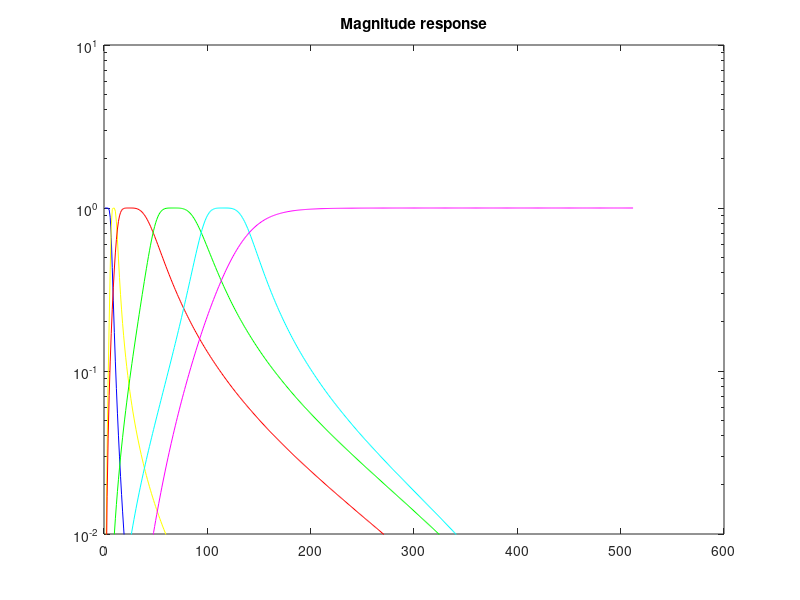

MATLAB code to generate this figure: (Note: this script raises an error after producing the figure.)
%%% Project 3:
% Name: Aibek Bekbergen, ID: 20202012
close all; clear all;  clc;

%% Problem 1.1
load m20202012_4.mat

H1 = freqz(B1,A1);
% figure; plot(abs(h1)); % this is to obtain linear scale, not necessary
figure; semilogy(abs(H1), 'b'); hold on % dB scale

H2 = freqz(B2,A2);
% figure; plot(abs(h2)); % this is to obtain linear scale, not necessary
semilogy(abs(H2), 'y'); hold on % dB scale

H3 = freqz(B3,A3);
% figure; plot(abs(h3)); % this is to obtain linear scale, not necessary
semilogy(abs(H3), 'r'); hold on % dB scale

H4 = freqz(B4,A4);
% figure; plot(abs(h4)); % this is to obtain linear scale, not necessary
semilogy(abs(H4), 'g'); hold on % dB scale

H5 = freqz(B5,A5);
% figure; plot(abs(h5)); % this is to obtain linear scale, not necessary
semilogy(abs(H5), 'c'); hold on % dB scale

H6 = freqz(B6,A6);
% figure; plot(abs(h6)); % linear scale
semilogy(abs(H6), 'm'); title('Magnitude response'); hold off 
ylim([0.01 10]);

%% Problem 1.2
clear all; close all; clc;

load drum.mat
load m20202012_4.mat

y1 = filter(B1, A1, a);
y2 = filter(B2, A2, a);
y3 = filter(B3, A3, a);
y4 = filter(B4, A4, a);
y5 = filter(B5, A5, a);
y6 = filter(B6, A6, a);
y = y1+y2+y3+y4+y5+y6;

sound(y, Fs);
y = y(100000 : 100000+35536);
figure; plot(y); title("drum.mat");
figure; freqz(y,1,35536); title("Magnitude Response");

%%  Problem 1.3
clear all; close all; clc;

load drum.mat
load m20202012_4.mat

H1 = freqz(B1*2,A1);
% figure; plot(abs(H1)); % this is to obtain linear scale, not necessary
figure; semilogy(abs(H1), 'b'); hold on % dB scale

H2 = freqz(B2,A2);
% figure; plot(abs(H2)); % this is to obtain linear scale, not necessary
semilogy(abs(H2), 'y'); hold on % dB scale

H3 = freqz(B3*0.5,A3);
% figure; plot(abs(H3)); % this is to obtain linear scale, not necessary
semilogy(abs(H3), 'r'); hold on % dB scale

H4 = freqz(B4*0.5,A4);
% figure; plot(abs(H4)); % this is to obtain linear scale, not necessary
semilogy(abs(H4), 'b'); hold on % dB scale

H5 = freqz(B5,A5);
% figure; plot(abs(H5)); % this is to obtain linear scale, not necessary
semilogy(abs(H5), 'm'); hold on % dB scale

H6 = freqz(B6*2,A6);
% figure; plot(abs(H6)); % this is to obtain linear scale, not necessary
semilogy(abs(H6), 'c'); title('Magnitude Response'); hold off % dB scale
ylim([0.01 10]);

%% Problem 1.4
y1 = filter(B1*10, A1, a);
y2 = filter(B2/2, A2, a);
y3 = filter(B3/5, A3, a);
y4 = filter(B4*6, A4, a);
y5 = filter(B5/14, A5, a);
y6 = filter(B6*9, A6, a);

y = y1+y2+y3+y4+y5+y6;
sound(y, Fs);

y = y(100000 : 100000+35536);
figure; plot(y); title("Input with Gain");
figure; freqz(y,1,35536); title("Magnitude Response");


%% Problem 2.1

clear all; close all; clc;

h = [1,1,1,1]/4; % our filter
x = [ones(1,32),zeros(1,32),zeros(1,32),ones(1,32)]; % input signal

% create zeros of length 32 * 4 = 128
q = zeros(1, 128);

% we create boundaries  conditions by adding q to the left 
% and right of our input signal
w = [q,x,q];

y = zeros(1, 160);

% now convolve our signal and filter
for n = 1 : 160
    sum = 0;
    for k = 1 : 4
        sum = sum + h(k)*w(n-k+128+1);
    end
    y(n) = sum;
end
figure; stem(y); title("convolution by for loop")
%% Problem 2.2
Hw = fft(h, 160);
Xw = fft(x, 160);

Yw = Hw.*Xw;
y = real(ifft(Yw));
figure; stem(y); title("convolution by fft/ifft");

%% Problem 2.3
w2  = [x, x, x]; % since input is now periodic

y3 = zeros(1, 128);

for n = 1 : 128
    sum = 0;
    for k = 1 : 4
        sum = sum + h(k)*w2(n-k+128+1);
    end
    y3(n) = sum;
end
figure; stem(y3(1:128)); title("convolution by using for loop");

%% Problem 2.4
Hw2 = fft(h, 128);
Xw2 = fft(w2, 128);
result = ifft(Hw2.*Xw2);
figure; stem(result); title("convolution by fft/ifft");
%% Problem 3.1

clear all; close all; clc; 

L = 1025;
M = 512;

P = M*3 + L;
w = hann(L);
w1 = zeros(P, 1);
w2 = zeros(P, 1);
w3 = zeros(P, 1);
w4 = zeros(P, 1);

w1((1:L)+3*M) = w;
w2((1:L)+2*M) = w;
w3((1:L)+M) = w;
w4((1:L)) = w;

x = w1 + w2 + w3 + w4;
t = 1:P;

figure; plot(t, w1, t, w2, t, w3, t, w4, t, x)

V = axis;
V(4) = 1.5;
axis(V)
%% Problem 3.2
clear all; close all; clc;

load flute.mat
figure; plot(a)

N = length(a);
L = 1025;
P = 512;
w = hann(L);

K = length(1:P:N)-2;
S = zeros(2048, K);

for p=1:K
    x = a((1:L) + (p-1)*P);
    x = w.*x;
    X = fft(x, 2048);
    S(:, p) = X;
end

figure; mesh(abs(S(1:1024,:))); view([0,0,1]);

%% Problem 3.3:

y = zeros(N, 1);

for p = 1:K
    X = S(:, p);
    x = real(ifft(X));
    y((1:L) + (p-1)*P) = y((1:L) + (p-1)*P) + x(1:L);
end

figure; plot(y)

figure; plot(y - a);

%% Problem 3.4
clear all; close all; clc;

load flute.mat
figure; plot(a);

N = length(a);
x = (1:N)/Fs;
[s,w,t] = spectrogram(a, hann(1025), 512, 2048, Fs, 'yaxis');

% % to find the sample of the first note with maximum peak
% for i = 1:1:50
%     time = i;
%     S = s(:, time);
%     figure(2); stem(w, abs(S));
%     title(i)
%     pause(1);
% end
% % the 25th sample has the maximum peak
% 
% % to find the sample of the fifth note with maximum peak
% for i = 210:1:250
%     time = i;
%     S = s(:, time);
%     figure(2); stem(w, abs(S));
%     title(i)
%     pause(1);
% end
% % the 210th sample has the maximum peak

figure(1); plot(x, a)
figure(2); plot(t)

time1 = 25;
time2 = 210;

S1 = s(:, time1);
S2 = s(:, time2);

figure(3); spectrogram(a, hann(1025), 512, 2048, Fs, 'yaxis');
figure(4); plot(w, abs(S1)); title("First Note")
figure(5); plot(w, abs(S2)); title("Fifth Note")
figure(6); plot(w, abs(S1), w, abs(S2))

t(time1)
t(time2)
% sound(a, Fs);

% first note is B4
% fifth note is F#5/Gb5